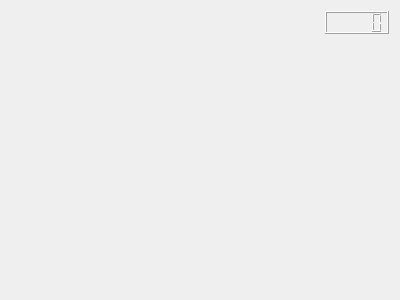
<?xml version="1.0" encoding="UTF-8"?>
<ui version="4.0">
 <class>Widget</class>
 <widget class="QWidget" name="Widget">
  <property name="geometry">
   <rect>
    <x>0</x>
    <y>0</y>
    <width>400</width>
    <height>300</height>
   </rect>
  </property>
  <property name="windowTitle">
   <string>Widget</string>
  </property>
  <layout class="QHBoxLayout" name="horizontalLayout_2">
   <item>
    <layout class="QHBoxLayout" name="horizontalLayout">
     <item>
      <spacer name="horizontalSpacer">
       <property name="orientation">
        <enum>Qt::Horizontal</enum>
       </property>
       <property name="sizeHint" stdset="0">
        <size>
         <width>40</width>
         <height>20</height>
        </size>
       </property>
      </spacer>
     </item>
     <item>
      <layout class="QVBoxLayout" name="verticalLayout">
       <item>
        <widget class="QLCDNumber" name="lcdNumber"/>
       </item>
       <item>
        <spacer name="verticalSpacer">
         <property name="orientation">
          <enum>Qt::Vertical</enum>
         </property>
         <property name="sizeHint" stdset="0">
          <size>
           <width>20</width>
           <height>40</height>
          </size>
         </property>
        </spacer>
       </item>
      </layout>
     </item>
    </layout>
   </item>
  </layout>
 </widget>
 <layoutdefault spacing="6" margin="11"/>
 <resources/>
 <connections/>
</ui>
